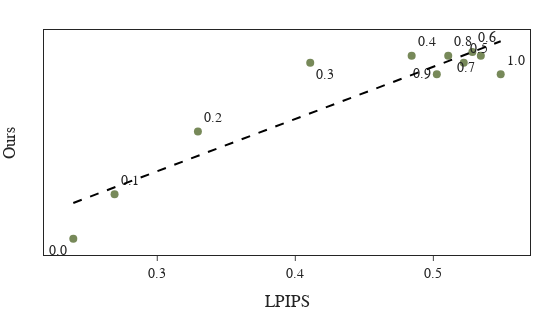

The code cell stored with this chart in its notebook:
### Code cell
from sklearn.linear_model import LinearRegression

models = randomness_levels


for gt_ind, gt in enumerate(gts):
    v_ = int(gt.split('-')[1])
    s_ = int(gt.split('-')[3])

    fig = go.Figure()
    
    fig.update_layout(
        template="simple_white",
        xaxis=dict(title_text="LPIPS", tickmode='linear'),
        yaxis=dict(title_text="Ours",  tickmode='linear'),
        title=dict(
            text="",
            font=dict(size=32, color="black"),
            x=0.5,
            y=0.995
    
        )
    )
    v_s = f'video-{v_}-segment-{s_}'
    X = all_vid_p_sim_score_df[v_s]
    Y = all_vid_temp_score_df[v_s]
    
    fig.add_trace(
        go.Scatter(
            x=X, 
            y=Y,
            text=models,
            mode="markers+text",
            textposition=['bottom left', 'top right', 'top right',
                          'bottom right', 'top right', 'top right',
                          'top right', 'bottom left', 'top right',
                          'middle left', 'top right', 'top right',
                          'top right'],
            marker=dict(color='darkolivegreen'),
            showlegend=False
        )
    )
    model = LinearRegression().fit(np.array(X).reshape(-1,1),Y)
    slope, intercept, r, p, stderr = scipy.stats.linregress(X, Y)
    y_hat = model.predict(np.array(X).reshape(-1,1))
    fig.add_trace(go.Scatter(x=X, y=y_hat, mode='lines',showlegend=False, line_color='Black', line={'dash': 'dash'}))
    
    print(f'{gt} >> r={r}, p-value={p}')
    
    fig.update_traces(
        marker=dict(
            size=8,
            opacity=0.8)
    )
    
    fig.update_layout(legend=dict(
            orientation="h",
            yanchor="bottom",
            y=1.0,
            xanchor="right",
            x=0.86,
            bgcolor='rgba(0,0,0,0)',
            title=None,
            font=dict(
                size=19
            )
        ))
        
    fig.update_layout(
        margin=dict(l=20, r=20, t=30, b=20),
        font_family="Courier New",
        title_font_family="Times New Roman",
        font=dict(size=14),
        template='simple_white',
        width=550,
        height=320
    )
    fig.update_layout(
        xaxis = dict(
            tickmode = 'linear',
            tick0 = 0.0,
            dtick = 0.1,
            mirror=True,
            ticks='outside',
            showline=True,
        ),
        yaxis = dict(
            tickmode = 'linear',
            tick0 = 0.0,
            dtick = 0.1,
            mirror=True,
            ticks='outside',
            showline=True,
        )
    )

    # fig.update_xaxes(range=[0.0, 0.8])
    # fig.update_yaxes(range=[0.0, 0.8])
    
    
    fig.write_image(
        './corr_lpips_ours.pdf', 
        format='pdf'
    )
    
    
    fig.show()

### Figure 1 — Plotly figure (JSON) as saved in the notebook; plotly's stock layout.template omitted (floating-point values rounded to 4 significant figures)
{"data": [{"marker": {"color": "darkolivegreen", "opacity": 0.8, "size": 8}, "mode": "markers+text", "showlegend": false, "text": ["0.0", "0.1", "0.2", "0.3", "0.4", "0.5", "0.6", "0.7", "0.8", "0.9", "1.0"], "textposition": ["bottom left", "top right", "top right", "bottom right", "top right", "top right", "top right", "bottom left", "top right", "middle left", "top right", "top right", "top right"], "type": "scatter", "x": [0.2392, 0.2691, 0.3294, 0.4108, 0.4843, 0.522, 0.5282, 0.5344, 0.5108, 0.5025, 0.5488], "y": [0.008661, 0.02273, 0.04267, 0.06445, 0.06668, 0.06445, 0.06787, 0.06668, 0.06668, 0.06078, 0.06078]}, {"line": {"color": "Black", "dash": "dash"}, "marker": {"opacity": 0.8, "size": 8}, "mode": "lines", "showlegend": false, "type": "scatter", "x": [0.2392, 0.2691, 0.3294, 0.4108, 0.4843, 0.522, 0.5282, 0.5344, 0.5108, 0.5025, 0.5488], "y": [0.02, 0.02495, 0.03495, 0.04843, 0.0606, 0.06685, 0.06788, 0.06889, 0.06498, 0.06361, 0.07128]}], "layout": {"font": {"family": "Courier New", "size": 14}, "height": 320, "legend": {"bgcolor": "rgba(0, 0, 0, 0)", "font": {"size": 19}, "orientation": "h", "title": {}, "x": 0.86, "xanchor": "right", "y": 1, "yanchor": "bottom"}, "margin": {"b": 20, "l": 20, "r": 20, "t": 30}, "title": {"font": {"color": "black", "family": "Times New Roman", "size": 32}, "text": "", "x": 0.5, "y": 0.995}, "width": 550, "xaxis": {"autorange": true, "dtick": 0.1, "mirror": true, "range": [0.2179, 0.57], "showline": true, "tick0": 0, "tickmode": "linear", "ticks": "outside", "title": {"text": "LPIPS"}, "type": "linear"}, "yaxis": {"autorange": true, "dtick": 0.1, "mirror": true, "range": [0.003501, 0.07485], "showline": true, "tick0": 0, "tickmode": "linear", "ticks": "outside", "title": {"text": "Ours"}, "type": "linear"}}}
